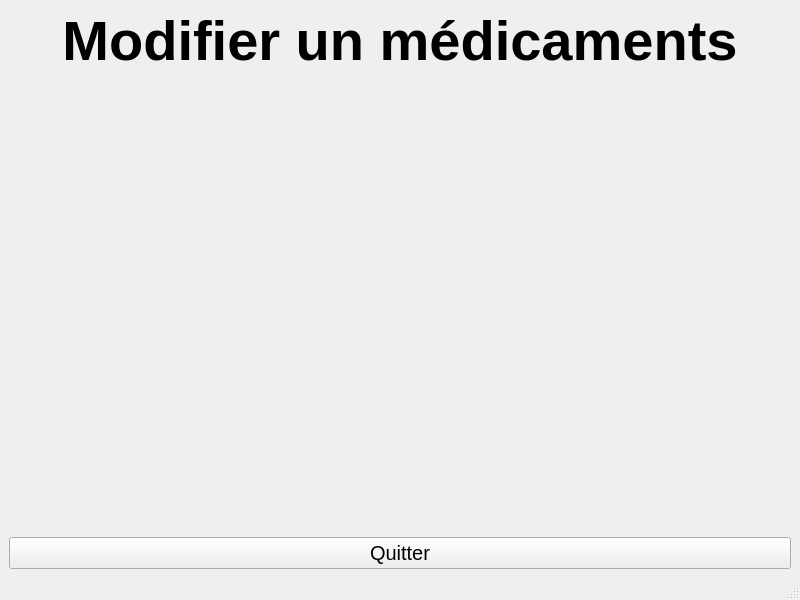
<?xml version="1.0" encoding="UTF-8"?>
<ui version="4.0">
 <class>FenetreModifierMedicament</class>
 <widget class="QMainWindow" name="FenetreModifierMedicament">
  <property name="geometry">
   <rect>
    <x>0</x>
    <y>0</y>
    <width>800</width>
    <height>600</height>
   </rect>
  </property>
  <property name="windowTitle">
   <string>PharmacieManager - Médicaments</string>
  </property>
  <widget class="QWidget" name="centralwidget">
   <layout class="QVBoxLayout" name="verticalLayout">
    <item>
     <widget class="QLabel" name="MenuModifierMedicaments">
      <property name="font">
       <font>
        <pointsize>42</pointsize>
        <bold>true</bold>
       </font>
      </property>
      <property name="text">
       <string>Modifier un médicaments</string>
      </property>
      <property name="textFormat">
       <enum>Qt::TextFormat::AutoText</enum>
      </property>
      <property name="alignment">
       <set>Qt::AlignmentFlag::AlignCenter</set>
      </property>
      <property name="wordWrap">
       <bool>true</bool>
      </property>
      <property name="textInteractionFlags">
       <set>Qt::TextInteractionFlag::NoTextInteraction</set>
      </property>
     </widget>
    </item>
    <item>
     <spacer name="verticalSpacer_2">
      <property name="orientation">
       <enum>Qt::Orientation::Vertical</enum>
      </property>
      <property name="sizeHint" stdset="0">
       <size>
        <width>20</width>
        <height>436</height>
       </size>
      </property>
     </spacer>
    </item>
    <item>
     <widget class="QPushButton" name="ModifierMedicamentQuitter">
      <property name="font">
       <font>
        <pointsize>15</pointsize>
       </font>
      </property>
      <property name="text">
       <string>Quitter</string>
      </property>
     </widget>
    </item>
   </layout>
  </widget>
  <widget class="QStatusBar" name="statusbar"/>
 </widget>
 <resources/>
 <connections/>
</ui>
